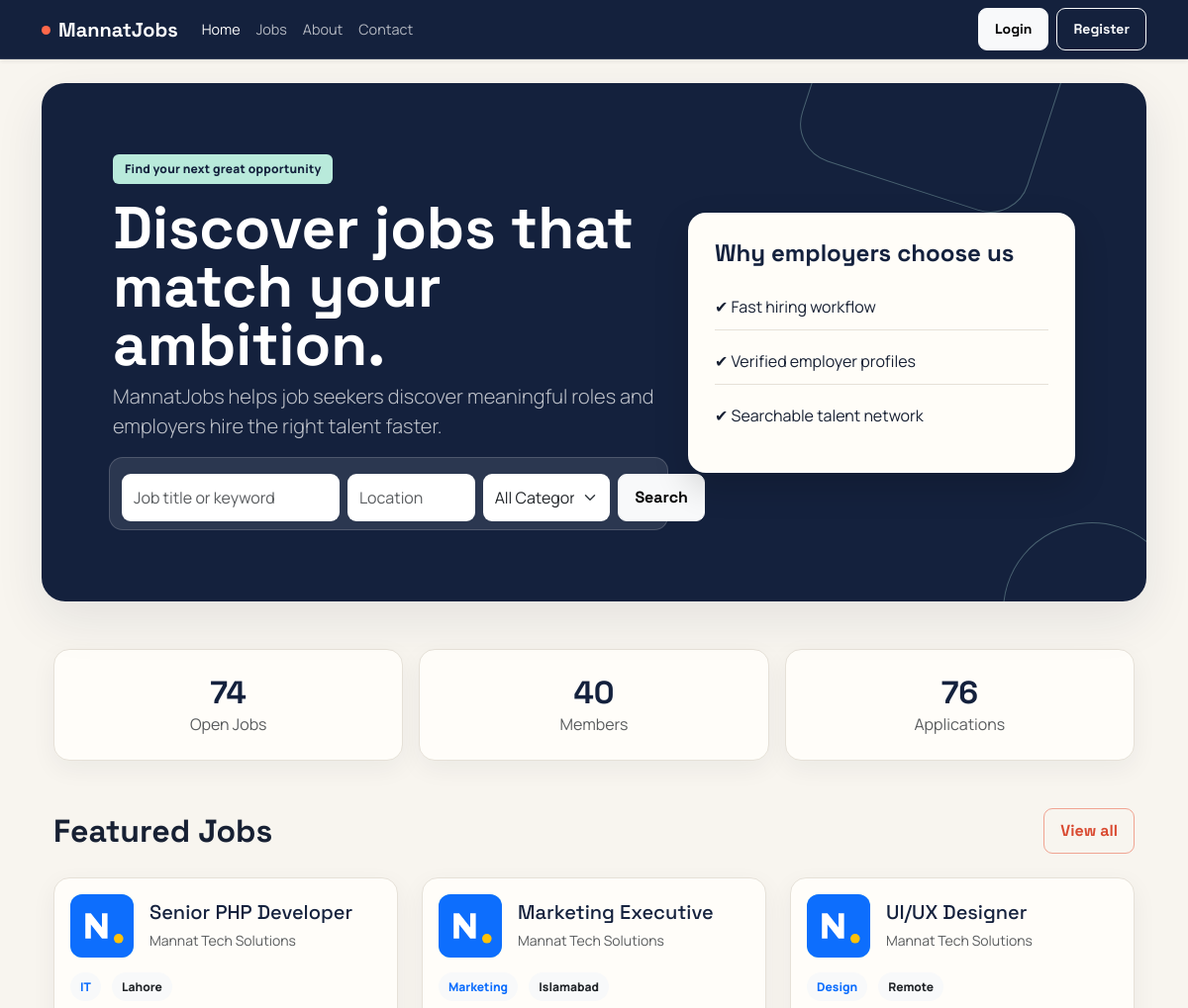
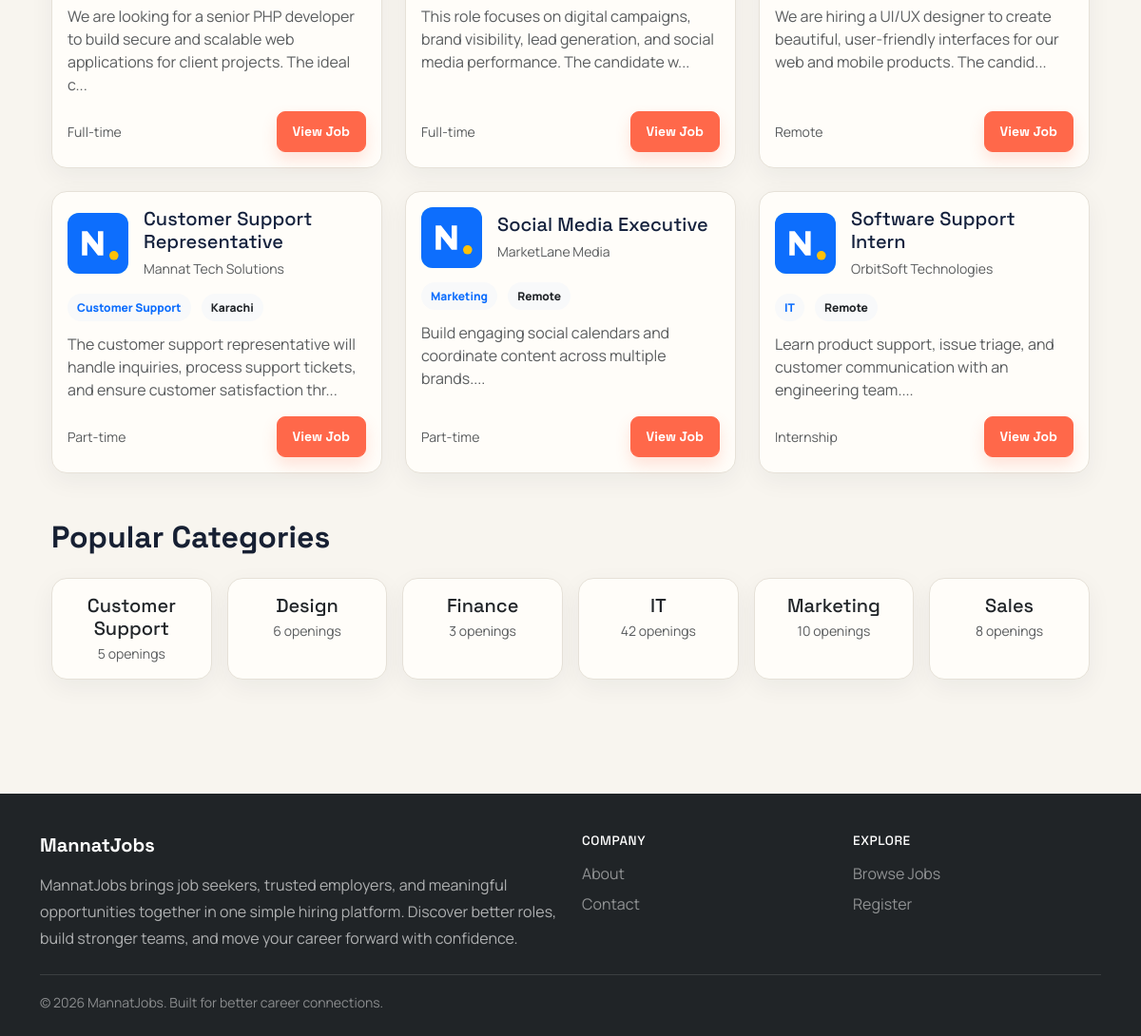
The page /index.php on the database its author committed (2 pictures, top to bottom).
### tables this page shows
CREATE TABLE jobs (
    id INT UNSIGNED AUTO_INCREMENT PRIMARY KEY,
    employer_id INT UNSIGNED NOT NULL,
    category_id INT UNSIGNED NOT NULL,
    title VARCHAR(180) NOT NULL,
    description TEXT NOT NULL,
    requirements TEXT NOT NULL,
    location VARCHAR(120) NOT NULL,
    job_type ENUM('Full-time', 'Part-time', 'Remote', 'Internship') NOT NULL,
    salary_min DECIMAL(12,2) DEFAULT NULL,
    salary_max DECIMAL(12,2) DEFAULT NULL,
    experience_level VARCHAR(80) DEFAULT NULL,
    deadline DATE DEFAULT NULL,
    status ENUM('pending', 'approved', 'rejected', 'closed') NOT NULL DEFAULT 'pending',
    created_at TIMESTAMP NOT NULL DEFAULT CURRENT_TIMESTAMP,
    updated_at TIMESTAMP NOT NULL DEFAULT CURRENT_TIMESTAMP ON UPDATE CURRENT_TIMESTAMP,
    CONSTRAINT fk_jobs_employer FOREIGN KEY (employer_id) REFERENCES users(id) ON DELETE CASCADE,
    CONSTRAINT fk_jobs_category FOREIGN KEY (category_id) REFERENCES job_categories(id) ON DELETE RESTRICT,
    INDEX idx_jobs_employer (employer_id),
    INDEX idx_jobs_status (status),
    INDEX idx_jobs_location (location),
    INDEX idx_jobs_category (category_id)
);

CREATE TABLE employer_profiles (
    user_id INT UNSIGNED NOT NULL PRIMARY KEY,
    company_name VARCHAR(180) DEFAULT NULL,
    company_logo VARCHAR(255) DEFAULT NULL,
    company_logo_data MEDIUMBLOB DEFAULT NULL,
    company_logo_mime VARCHAR(100) DEFAULT NULL,
    company_website VARCHAR(255) DEFAULT NULL,
    company_description TEXT DEFAULT NULL,
    approved TINYINT(1) NOT NULL DEFAULT 0,
    updated_at TIMESTAMP NOT NULL DEFAULT CURRENT_TIMESTAMP ON UPDATE CURRENT_TIMESTAMP,
    CONSTRAINT fk_employer_user FOREIGN KEY (user_id) REFERENCES users(id) ON DELETE CASCADE
);

CREATE TABLE job_categories (
    id INT UNSIGNED AUTO_INCREMENT PRIMARY KEY,
    name VARCHAR(100) NOT NULL UNIQUE,
    created_at TIMESTAMP NOT NULL DEFAULT CURRENT_TIMESTAMP
);

### includes/functions.php (called while the page is built, shortened)
<?php
function e($value)
{
    return htmlspecialchars((string)$value, ENT_QUOTES, 'UTF-8');
}
function appBasePath()
{
    static $basePath;
    if ($basePath !== null) {
        return $basePath;
    }
    $documentRoot = realpath($_SERVER['DOCUMENT_ROOT'] ?? '');
    $appRoot = realpath(__DIR__ . '/..');
    $basePath = '';
    if ($documentRoot && $appRoot) {
        $documentRoot = str_replace('\\', '/', rtrim($documentRoot, '\\/'));
        $appRoot = str_replace('\\', '/', $appRoot);
        if (str_starts_with(strtolower($appRoot), strtolower($documentRoot))) {
            $basePath = substr($appRoot, strlen($documentRoot));
        }
    }
    return rtrim($basePath, '/');
}
function url($path = '')
{
    $path = ltrim($path, '/');
    return appBasePath() . ($path === '' ? '/' : '/' . $path);
}

### index.php (the view, shortened to what this page needs)
<?php
require_once __DIR__ . '/includes/db.php';
require_once __DIR__ . '/includes/functions.php';
$stmt = $conn->prepare('SELECT j.*, c.name AS category_name, u.name AS employer_name, ep.company_name, ep.company_logo FROM jobs j INNER JOIN job_categories c ON c.id = j.category_id INNER JOIN users u ON u.id = j.employer_id LEFT JOIN employer_profiles ep ON ep.user_id = u.id WHERE j.status = ? ORDER BY j.created_at DESC LIMIT 6');
$status = 'approved';
$stmt->bind_param('s', $status);
$stmt->execute();
$jobs = $stmt->get_result()->fetch_all(MYSQLI_ASSOC);
$stmt2 = $conn->prepare('SELECT COUNT(*) AS total FROM jobs WHERE status = ?');
$stmt2->bind_param('s', $status);
$stmt2->execute();
$totalJobs = $stmt2->get_result()->fetch_assoc()['total'];
$stmt3 = $conn->prepare('SELECT COUNT(*) AS total FROM users WHERE role IN ("jobseeker", "employer")');
$stmt3->execute();
$totalUsers = $stmt3->get_result()->fetch_assoc()['total'];
$stmt4 = $conn->prepare('SELECT COUNT(*) AS total FROM applications');
$stmt4->execute();
$totalApplications = $stmt4->get_result()->fetch_assoc()['total'];
include __DIR__ . '/includes/header.php';
?>
<section class="hero mb-5">
    <div class="container">
        <div class="row align-items-center g-4">
            <div class="col-lg-7">
                <span class="badge bg-light text-primary mb-3">Find your next great opportunity</span>
                <h1 class="display-5 fw-bold">Discover jobs that match your ambition.</h1>
                <p class="lead">MannatJobs helps job seekers discover meaningful roles and employers hire the right talent faster.</p>
                <form method="GET" action="<?php echo e(url('jobs.php')); ?>" class="row g-2 mt-3 hero-search">
                    <div class="col-md-5">
                        <input type="text" name="keyword" class="form-control" placeholder="Job title or keyword">
                    </div>
                    <div class="col-md-3">
                        <input type="text" name="location" class="form-control" placeholder="Location">
                    </div>
                    <div class="col-md-3">
                        <select name="category" class="form-select">
                            <option value="">All Categories</option>
                        </select>
                    </div>
                    <div class="col-md-1 d-grid">
                        <button type="submit" class="btn btn-light">Search</button>
                    </div>
                </form>
            </div>
            <div class="col-lg-5 text-center">
                <div class="hero-panel text-start">
                    <h4 class="fw-bold text-primary">Why employers choose us</h4>
                    <ul class="list-unstyled mt-3 mb-0 text-start">
                        <li class="mb-2">✔ Fast hiring workflow</li>
                        <li class="mb-2">✔ Verified employer profiles</li>
                        <li class="mb-2">✔ Searchable talent network</li>
                    </ul>
                </div>
            </div>
        </div>
    </div>
</section>
<section class="mb-5">
    <div class="container">
        <div class="row g-3 text-center">
            <div class="col-md-4">
                <div class="stat-box">
                    <h3><?php echo $totalJobs; ?></h3>
                    <p class="text-muted mb-0">Open Jobs</p>
                </div>
            </div>
            <div class="col-md-4">
                <div class="stat-box">
                    <h3><?php echo $totalUsers; ?></h3>
                    <p class="text-muted mb-0">Members</p>
                </div>
            </div>
            <div class="col-md-4">
                <div class="stat-box">
                    <h3><?php echo $totalApplications; ?></h3>
                    <p class="text-muted mb-0">Applications</p>
                </div>
            </div>
        </div>
    </div>
</section>
<section class="mb-5">
    <div class="container">
        <div class="d-flex justify-content-between align-items-center mb-4">
            <h2 class="fw-bold mb-0">Featured Jobs</h2>
            <a href="<?php echo e(url('jobs.php')); ?>" class="btn btn-outline-primary">View all</a>
        </div>
        <div class="row g-4">
            <?php if (empty($jobs)): ?>
                <div class="col-12">
                    <div class="empty-state">
                        <p class="mb-0 text-muted">No jobs available right now. Please check back soon.</p>
                    </div>
                </div>
            <?php else: ?>
                <?php foreach ($jobs as $job): ?>
                    <div class="col-lg-4 col-md-6">
                        <div class="card h-100 job-card p-3">
                            <div class="d-flex justify-content-between align-items-start mb-3">
                                <div class="d-flex align-items-center gap-3">
                                    <img src="<?php echo e(url('assets/images/logo-placeholder.svg')); ?>" alt="Company logo" class="company-logo">
                                    <div>
                                        <h5 class="mb-1"><?php echo e($job['title']); ?></h5>
                                        <small class="text-muted"><?php echo e($job['company_name'] ?: $job['employer_name']); ?></small>
                                    </div>
                                </div>
                            </div>
                            <div class="mb-3">
                                <span class="job-badge bg-light text-primary me-2"><?php echo e($job['category_name']); ?></span>
                                <span class="job-badge bg-light text-dark"><?php echo e($job['location']); ?></span>
                            </div>
                            <p class="text-muted mb-3"><?php echo substr(strip_tags($job['description']), 0, 120); ?>...</p>
                            <div class="d-flex justify-content-between align-items-center mt-auto">
                                <small class="text-muted"><?php echo e($job['job_type']); ?></small>
                                <a href="<?php echo e(url('job-details.php?id=' . (int)$job['id'])); ?>" class="btn btn-primary btn-sm">View Job</a>
                            </div>
                        </div>
                    </div>
                <?php endforeach; ?>
            <?php endif; ?>
        </div>
    </div>
</section>
<section class="mb-5">
    <div class="container">
        <h2 class="fw-bold mb-4">Popular Categories</h2>
        <div class="row g-3">
            <?php
            $categories = $conn->query('SELECT * FROM job_categories ORDER BY name');
            while ($category = $categories->fetch_assoc()):
                $count = $conn->query('SELECT COUNT(*) AS total FROM jobs WHERE category_id = ' . (int)$category['id'] . ' AND status = "approved"')->fetch_assoc()['total'];
                ?>
                <div class="col-md-4 col-lg-2">
                    <div class="card h-100 p-3 text-center">
                        <h5 class="mb-1"><?php echo e($category['name']); ?></h5>
                        <small class="text-muted"><?php echo (int)$count; ?> openings</small>
                    </div>
                </div>
            <?php endwhile; ?>
        </div>
    </div>
</section>
<?php include __DIR__ . '/includes/footer.php'; ?>

### rows shown on the page
jobs: title "Senior PHP Developer", employer_profiles.company_name "Mannat Tech Solutions", category.name "IT", location "Lahore", description "We are looking for a senior PHP developer to build secure and scalable web applications for client projects. The ideal c", job_type "Full-time"
jobs: title "Marketing Executive", employer_profiles.company_name "Mannat Tech Solutions", category.name "Marketing", location "Islamabad", description "This role focuses on digital campaigns, brand visibility, lead generation, and social media performance. The candidate w", job_type "Full-time"
jobs: title "UI/UX Designer", employer_profiles.company_name "Mannat Tech Solutions", category.name "Design", location "Remote", description "We are hiring a UI/UX designer to create beautiful, user-friendly interfaces for our web and mobile products. The candid", job_type "Remote"
jobs: title "Customer Support Representative", employer_profiles.company_name "Mannat Tech Solutions", category.name "Customer Support", location "Karachi", description "The customer support representative will handle inquiries, process support tickets, and ensure customer satisfaction thr", job_type "Part-time"
jobs: title "Social Media Executive", employer_profiles.company_name "MarketLane Media", category.name "Marketing", location "Remote", description "Build engaging social calendars and coordinate content across multiple brands.", job_type "Part-time"
jobs: title "Software Support Intern", employer_profiles.company_name "OrbitSoft Technologies", category.name "IT", location "Remote", description "Learn product support, issue triage, and customer communication with an engineering team.", job_type "Internship"
job_categories: name "Customer Support", count "5"
job_categories: name "Design", count "6"
job_categories: name "Finance", count "3"
job_categories: name "IT", count "42"
job_categories: name "Marketing", count "10"
job_categories: name "Sales", count "8"

### other values the page prints
$totalJobs "74"
$totalUsers "40"
$totalApplications "76"
